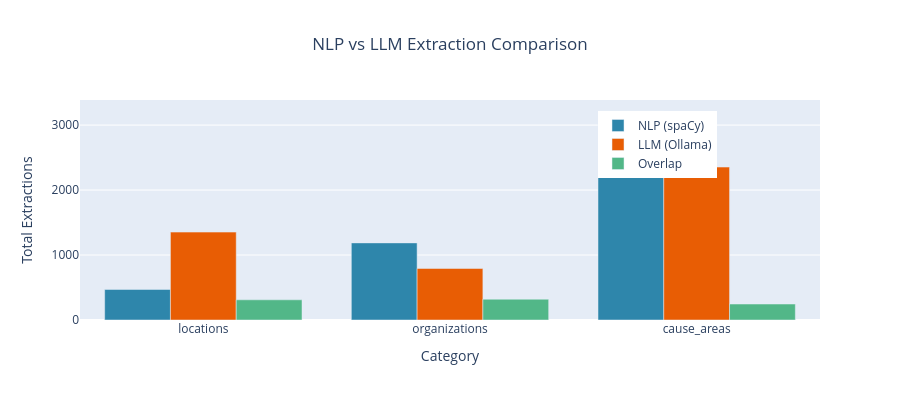

Notebook code cell kept with this figure:
### Code cell
# Visualize comparison
if pipe.results.comparison:
    from sm.viz import create_extraction_comparison_chart

    fig = create_extraction_comparison_chart(comparison.to_dataframe())
    fig.show()
    fig.write_html("docs/extraction_comparison_chart.html", include_plotlyjs="cdn")

### Figure 1 — Plotly figure (JSON) as saved in the notebook; plotly's stock layout.template omitted (floating-point values rounded to 4 significant figures)
{"data": [{"marker": {"color": "#2E86AB"}, "name": "NLP (spaCy)", "type": "bar", "x": ["locations", "organizations", "cause_areas"], "y": [470, 1187, 3217]}, {"marker": {"color": "#E85D04"}, "name": "LLM (Ollama)", "type": "bar", "x": ["locations", "organizations", "cause_areas"], "y": [1353, 793, 2354]}, {"marker": {"color": "#52B788"}, "name": "Overlap", "type": "bar", "x": ["locations", "organizations", "cause_areas"], "y": [311, 320, 246]}], "layout": {"barmode": "group", "height": 400, "legend": {"x": 0.7, "y": 0.95}, "title": {"text": "NLP vs LLM Extraction Comparison", "x": 0.5}, "xaxis": {"title": {"text": "Category"}}, "yaxis": {"title": {"text": "Total Extractions"}}}}
